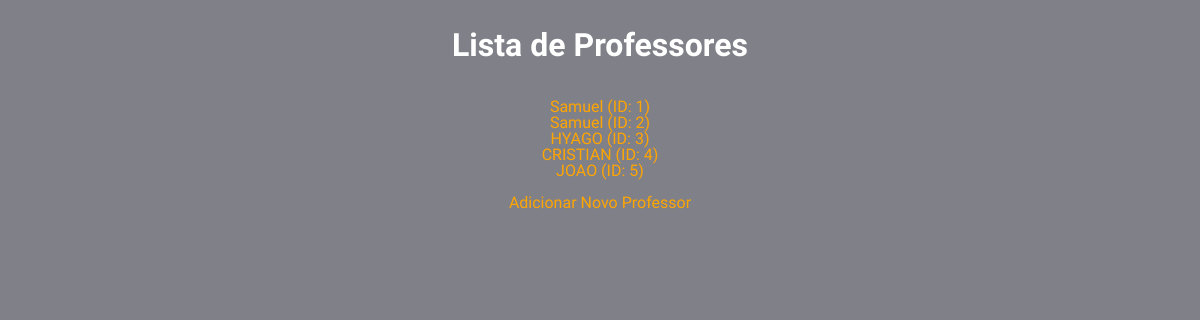
Page /professores on the earlier database version.
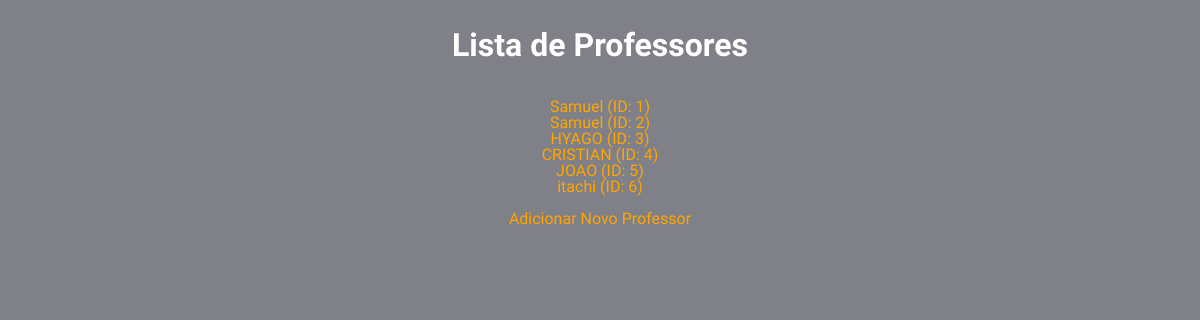
Same page on the later database version.
### models/professor.py (models this page shows, shortened)
class Professor(db.Model):
    __tablename__ = 'professores'
    id = db.Column(db.Integer, primary_key=True)
    nome = db.Column(db.String(100), nullable=False)
    idade = db.Column(db.Integer)
    materia = db.Column(db.String(100))
    observacoes = db.Column(db.Text)
    turmas = db.relationship('Turma', back_populates='professor')

### controller/professor.py (the view)
@professor_blueprint.route('/professores', methods=['GET'])
def get_professores():
    professores = listar_professores()
    return render_template("professores/professores.html", professores=professores)

### models/professor.py (called while the page is built)
def listar_professores():
    professores = Professor.query.all()
    return [{
        'id': professor.id,
        'nome': professor.nome,
        'idade': professor.idade,
        'materia': professor.materia,
        'observacoes': professor.observacoes
    } for professor in professores]

### templates/professores/professores.html (shortened to what this page needs)
<!DOCTYPE html>
<html lang="pt-BR">
<head>
    <link rel="stylesheet" href="/styles/global.css">
    <link rel="stylesheet" href="/styles/reset.css">
</head>
<body>
    <div class="containerPai">
        <div class="containerProfessores">
        <h1>Lista de Professores</h1>
        <ul>
            {% for professor in professores %}
            <li><a href="{{ url_for('professor.get_professor', id_professor=professor.id) }}">{{ professor.nome }} (ID: {{ professor.id }})</a></li>
            {% endfor %}
        </ul>
        <a href="{{ url_for('professor.adicionar_professor_page') }}">Adicionar Novo Professor</a>
        </div>
    </div>
</body>
</html>

### styles/global.css (style rules this page uses)
body { background-color: rgb(128, 128, 136); font-family: "Signika", sans-serif; text-decoration: none; }

### templates/professores/professores.html (style rules this page uses)
h1 { color: white; }
.containerProfessores { display: flex; flex-direction: column; }
.containerPai { display: flex; text-align: center; justify-content: center; }
ul { color: white; padding: 0px; }
a { text-decoration: none; color: orange; }

Differences in the rows shown:
added Professor: nome "itachi", id "6"
